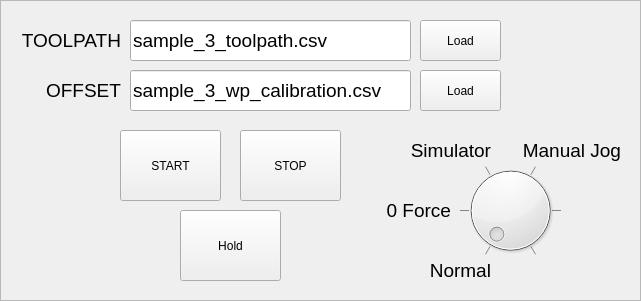
   <widget class="QFrame" name="control_frame">
    <property name="geometry">
     <rect>
      <x>10</x>
      <y>520</y>
      <width>641</width>
      <height>301</height>
     </rect>
    </property>
    <property name="frameShape">
     <enum>QFrame::StyledPanel</enum>
    </property>
    <property name="frameShadow">
     <enum>QFrame::Sunken</enum>
    </property>
    <widget class="QPushButton" name="pushButton_2">
     <property name="geometry">
      <rect>
       <x>420</x>
       <y>20</y>
       <width>81</width>
       <height>41</height>
      </rect>
     </property>
     <property name="text">
      <string>Load</string>
     </property>
     <property name="checkable">
      <bool>false</bool>
     </property>
    </widget>
    <widget class="QLineEdit" name="lineEdit">
     <property name="enabled">
      <bool>true</bool>
     </property>
     <property name="geometry">
      <rect>
       <x>130</x>
       <y>20</y>
       <width>281</width>
       <height>41</height>
      </rect>
     </property>
     <property name="font">
      <font>
       <pointsize>14</pointsize>
      </font>
     </property>
     <property name="text">
      <string>sample_3_toolpath.csv</string>
     </property>
     <property name="readOnly">
      <bool>true</bool>
     </property>
    </widget>
    <widget class="QPushButton" name="startButton">
     <property name="geometry">
      <rect>
       <x>120</x>
       <y>130</y>
       <width>101</width>
       <height>71</height>
      </rect>
     </property>
     <property name="text">
      <string>START</string>
     </property>
     <property name="checkable">
      <bool>false</bool>
     </property>
    </widget>
    <widget class="QPushButton" name="pushButton_4">
     <property name="geometry">
      <rect>
       <x>240</x>
       <y>130</y>
       <width>101</width>
       <height>71</height>
      </rect>
     </property>
     <property name="text">
      <string>STOP</string>
     </property>
     <property name="checkable">
      <bool>false</bool>
     </property>
    </widget>
    <widget class="QPushButton" name="pushButton">
     <property name="geometry">
      <rect>
       <x>180</x>
       <y>210</y>
       <width>101</width>
       <height>71</height>
      </rect>
     </property>
     <property name="text">
      <string>Hold</string>
     </property>
     <property name="checkable">
      <bool>false</bool>
     </property>
    </widget>
    <widget class="QPushButton" name="pushButton_3">
     <property name="geometry">
      <rect>
       <x>420</x>
       <y>70</y>
       <width>81</width>
       <height>41</height>
      </rect>
     </property>
     <property name="text">
      <string>Load</string>
     </property>
     <property name="checkable">
      <bool>false</bool>
     </property>
    </widget>
    <widget class="QLineEdit" name="lineEdit_6">
     <property name="enabled">
      <bool>true</bool>
     </property>
     <property name="geometry">
      <rect>
       <x>130</x>
       <y>70</y>
       <width>281</width>
       <height>41</height>
      </rect>
     </property>
     <property name="font">
      <font>
       <pointsize>14</pointsize>
      </font>
     </property>
     <property name="text">
      <string>sample_3_wp_calibration.csv</string>
     </property>
     <property name="readOnly">
      <bool>true</bool>
     </property>
    </widget>
    <widget class="QLabel" name="label_53">
     <property name="geometry">
      <rect>
       <x>20</x>
       <y>20</y>
       <width>101</width>
       <height>41</height>
      </rect>
     </property>
     <property name="font">
      <font>
       <pointsize>14</pointsize>
       <weight>50</weight>
       <bold>false</bold>
      </font>
     </property>
     <property name="text">
      <string>TOOLPATH</string>
     </property>
     <property name="alignment">
      <set>Qt::AlignRight|Qt::AlignTrailing|Qt::AlignVCenter</set>
     </property>
    </widget>
    <widget class="QLabel" name="label_54">
     <property name="geometry">
      <rect>
       <x>20</x>
       <y>70</y>
       <width>101</width>
       <height>41</height>
      </rect>
     </property>
     <property name="font">
      <font>
       <pointsize>14</pointsize>
       <weight>50</weight>
       <bold>false</bold>
      </font>
     </property>
     <property name="text">
      <string>OFFSET</string>
     </property>
     <property name="alignment">
      <set>Qt::AlignRight|Qt::AlignTrailing|Qt::AlignVCenter</set>
     </property>
    </widget>
    <widget class="QDial" name="dial">
     <property name="enabled">
      <bool>true</bool>
     </property>
     <property name="geometry">
      <rect>
       <x>460</x>
       <y>160</y>
       <width>101</width>
       <height>101</height>
      </rect>
     </property>
     <property name="maximum">
      <number>5</number>
     </property>
     <property name="pageStep">
      <number>1</number>
     </property>
     <property name="wrapping">
      <bool>false</bool>
     </property>
     <property name="notchTarget">
      <double>20.000000000000000</double>
     </property>
     <property name="notchesVisible">
      <bool>true</bool>
     </property>
    </widget>
    <widget class="QLabel" name="label_55">
     <property name="geometry">
      <rect>
       <x>390</x>
       <y>250</y>
       <width>101</width>
       <height>41</height>
      </rect>
     </property>
     <property name="font">
      <font>
       <pointsize>14</pointsize>
       <weight>50</weight>
       <bold>false</bold>
      </font>
     </property>
     <property name="text">
      <string>Normal</string>
     </property>
     <property name="alignment">
      <set>Qt::AlignRight|Qt::AlignTrailing|Qt::AlignVCenter</set>
     </property>
    </widget>
    <widget class="QLabel" name="label_56">
     <property name="geometry">
      <rect>
       <x>350</x>
       <y>190</y>
       <width>101</width>
       <height>41</height>
      </rect>
     </property>
     <property name="font">
      <font>
       <pointsize>14</pointsize>
       <weight>50</weight>
       <bold>false</bold>
      </font>
     </property>
     <property name="text">
      <string>0 Force</string>
     </property>
     <property name="alignment">
      <set>Qt::AlignRight|Qt::AlignTrailing|Qt::AlignVCenter</set>
     </property>
    </widget>
    <widget class="QLabel" name="label_57">
     <property name="geometry">
      <rect>
       <x>390</x>
       <y>130</y>
       <width>101</width>
       <height>41</height>
      </rect>
     </property>
     <property name="font">
      <font>
       <pointsize>14</pointsize>
       <weight>50</weight>
       <bold>false</bold>
      </font>
     </property>
     <property name="text">
      <string>Simulator</string>
     </property>
     <property name="alignment">
      <set>Qt::AlignRight|Qt::AlignTrailing|Qt::AlignVCenter</set>
     </property>
    </widget>
    <widget class="QLabel" name="label_58">
     <property name="geometry">
      <rect>
       <x>520</x>
       <y>130</y>
       <width>101</width>
       <height>41</height>
      </rect>
     </property>
     <property name="font">
      <font>
       <pointsize>14</pointsize>
       <weight>50</weight>
       <bold>false</bold>
      </font>
     </property>
     <property name="text">
      <string>Manual Jog</string>
     </property>
     <property name="alignment">
      <set>Qt::AlignRight|Qt::AlignTrailing|Qt::AlignVCenter</set>
     </property>
    </widget>
   </widget>
